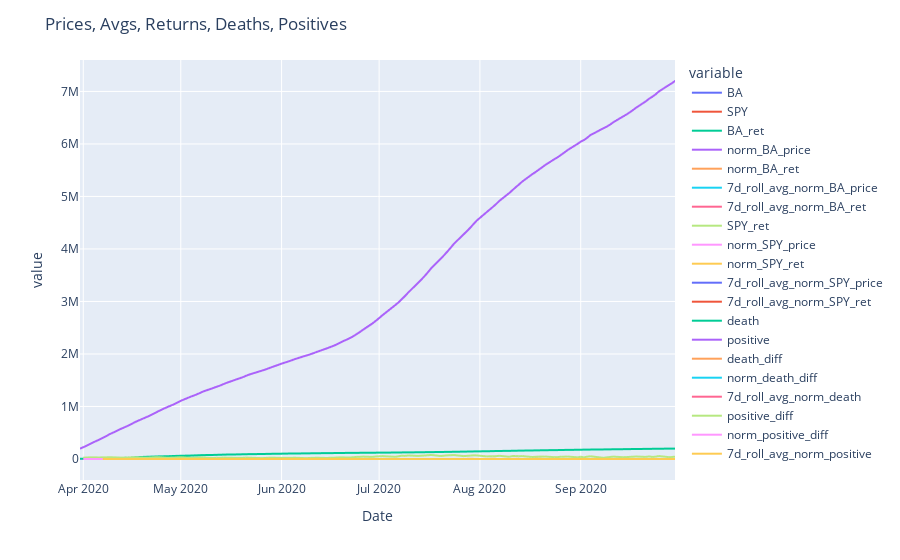

This figure's notebook cell:
### Code cell
fig = px.line(df_comb)

fig.update_layout(dict(
    title="Prices, Avgs, Returns, Deaths, Positives"
))
fig.show()
